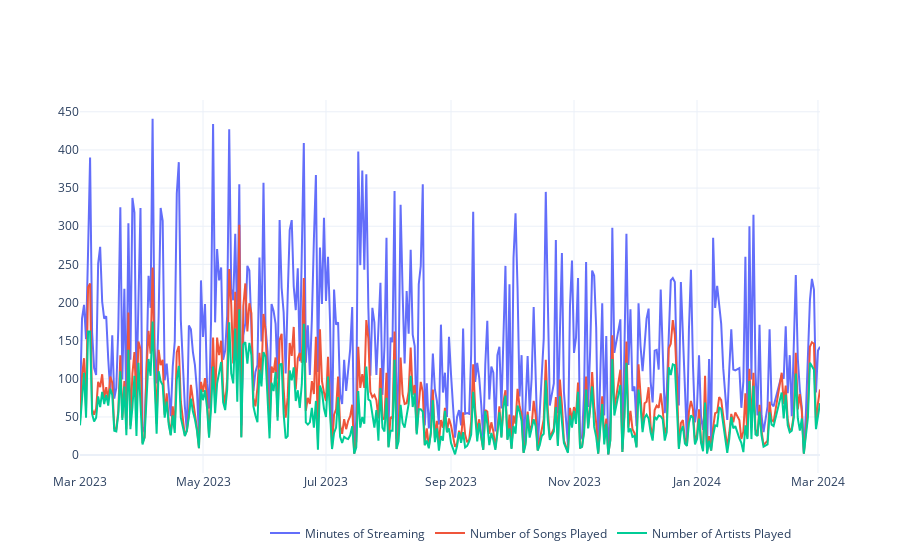

The cell this chart's notebook holds for it:
### Code cell
fig = go.Figure()
fig.add_trace(go.Scatter(
    y = alldata.minutes,
    x = alldata.index,
    mode = 'lines',
    name = "Minutes of Streaming"
))

fig.add_trace(go.Scatter(
    y = alldata.numberofsongs,
    x = alldata.index,
    mode = 'lines',
    name = "Number of Songs Played"
))

fig.add_trace(go.Scatter(
    y = alldata.numberofartists,
    x = alldata.index,
    mode = 'lines',
    name = 'Number of Artists Played'
))

fig.update_layout(template='plotly_white',
                  legend=dict(yanchor="bottom", x = 0.25, orientation = 'h', y=-0.2))

fig.show()

### Figure 1 — Plotly figure (JSON) as saved in the notebook; plotly's stock layout.template omitted (floating-point values rounded to 4 significant figures; data arrays with more than 128 entries replaced by an {"elided": "..."} marker saying what was removed)
{"data": [{"mode": "lines", "name": "Minutes of Streaming", "type": "scatter", "x": {"elided": "356 str values"}, "y": {"elided": "356 int values"}}, {"mode": "lines", "name": "Number of Songs Played", "type": "scatter", "x": {"elided": "356 str values"}, "y": {"elided": "356 int values"}}, {"mode": "lines", "name": "Number of Artists Played", "type": "scatter", "x": {"elided": "356 str values"}, "y": {"elided": "356 int values"}}], "layout": {"legend": {"orientation": "h", "x": 0.25, "y": -0.2, "yanchor": "bottom"}}}
